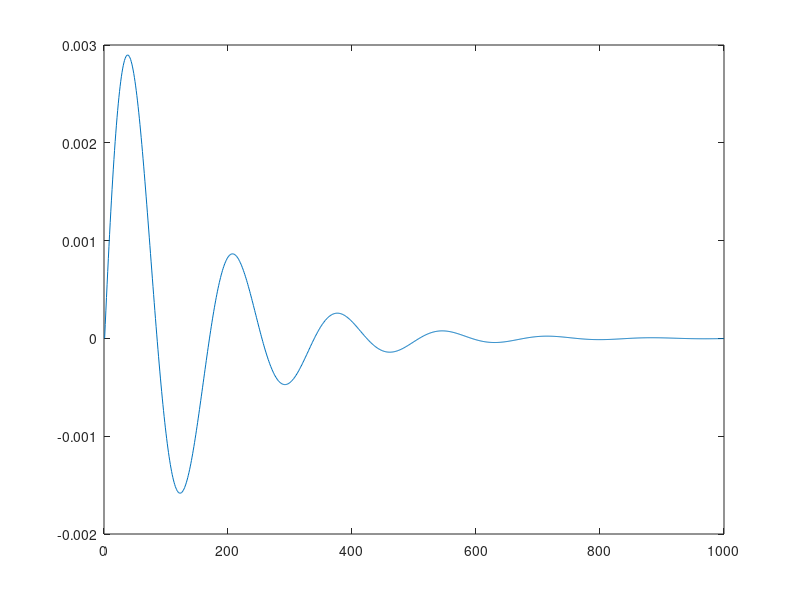

Here is the MATLAB script that generated this plot:
function impulssvar()
c=100;
k=1000;
m=70;

t = linspace(0,10,1000);
y=(1./(sqrt((4.*m.*k-c.*c)./4)).*exp(-c/(2.*m).*t).*sin(sqrt((4.*m.*k-c.*c)./(4.*m.^2)).*t));

figure
plot(y)

end
